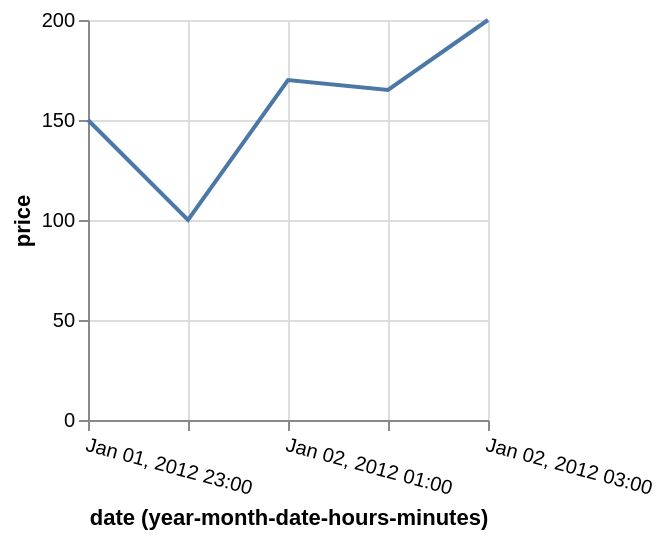

The specification (Vega-Lite) saved for this image:
### Vega specification from a JSON file in a GitHub repository (floating-point values rounded to 4 significant figures)
{"$schema": "https://vega.github.io/schema/vega/v5.json", "description": "Using utc scale with local time input.", "background": "white", "padding": 5, "width": 200, "height": 200, "style": "cell", "data": [{"name": "source_0", "values": [{"date": "Sun, 01 Jan 2012 23:00:00", "price": 150}, {"date": "Sun, 02 Jan 2012 00:00:00", "price": 100}, {"date": "Sun, 02 Jan 2012 01:00:00", "price": 170}, {"date": "Sun, 02 Jan 2012 02:00:00", "price": 165}, {"date": "Sun, 02 Jan 2012 03:00:00", "price": 200}]}, {"name": "data_0", "source": "source_0", "transform": [{"type": "formula", "expr": "toDate(datum[\"date\"])", "as": "date"}, {"field": "date", "type": "timeunit", "units": ["year", "month", "date", "hours", "minutes"], "as": ["yearmonthdatehoursminutes_date", "yearmonthdatehoursminutes_date_end"]}]}], "marks": [{"name": "marks", "type": "line", "style": ["line"], "sort": {"field": "datum[\"yearmonthdatehoursminutes_date\"]"}, "from": {"data": "data_0"}, "encode": {"update": {"stroke": {"value": "#4c78a8"}, "x": {"scale": "x", "field": "yearmonthdatehoursminutes_date"}, "y": {"scale": "y", "field": "price"}, "defined": {"signal": "isValid(datum[\"yearmonthdatehoursminutes_date\"]) && isFinite(+datum[\"yearmonthdatehoursminutes_date\"]) && isValid(datum[\"price\"]) && isFinite(+datum[\"price\"])"}}}}], "scales": [{"name": "x", "type": "utc", "domain": {"data": "data_0", "field": "yearmonthdatehoursminutes_date"}, "range": [0, {"signal": "width"}]}, {"name": "y", "type": "linear", "domain": {"data": "data_0", "field": "price"}, "range": [{"signal": "height"}, 0], "nice": true, "zero": true}], "axes": [{"scale": "x", "orient": "bottom", "gridScale": "y", "grid": true, "tickCount": {"signal": "ceil(width/40)"}, "domain": false, "labels": false, "maxExtent": 0, "minExtent": 0, "ticks": false, "zindex": 0}, {"scale": "y", "orient": "left", "gridScale": "x", "grid": true, "tickCount": {"signal": "ceil(height/40)"}, "domain": false, "labels": false, "maxExtent": 0, "minExtent": 0, "ticks": false, "zindex": 0}, {"scale": "x", "orient": "bottom", "grid": false, "title": "date (year-month-date-hours-minutes)", "labelAngle": 15, "encode": {"labels": {"update": {"text": {"signal": "utcFormat(datum.value, timeUnitSpecifier([\"year\",\"month\",\"date\",\"hours\",\"minutes\"], {\"year-month\":\"%b %Y \",\"year-month-date\":\"%b %d, %Y \"}))"}}}}, "labelAlign": "left", "labelBaseline": "top", "labelFlush": true, "labelOverlap": true, "tickCount": {"signal": "ceil(width/40)"}, "zindex": 0}, {"scale": "y", "orient": "left", "grid": false, "title": "price", "labelOverlap": true, "tickCount": {"signal": "ceil(height/40)"}, "zindex": 0}]}
